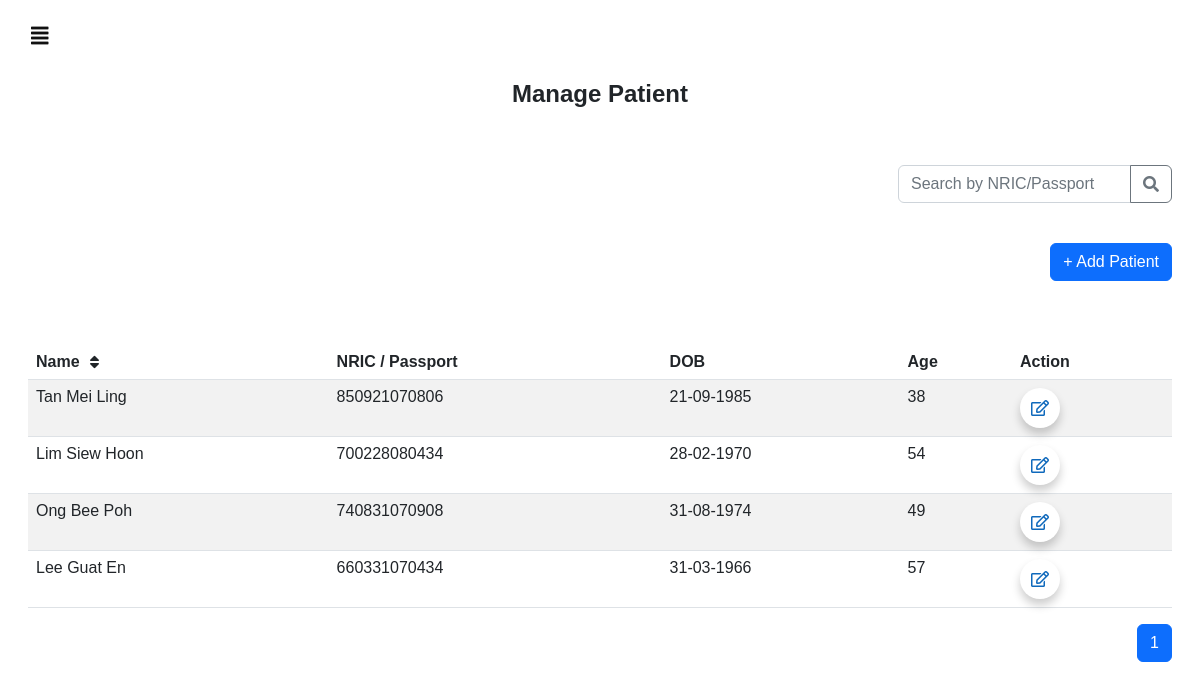
Before: /homepage/ with the older database file.
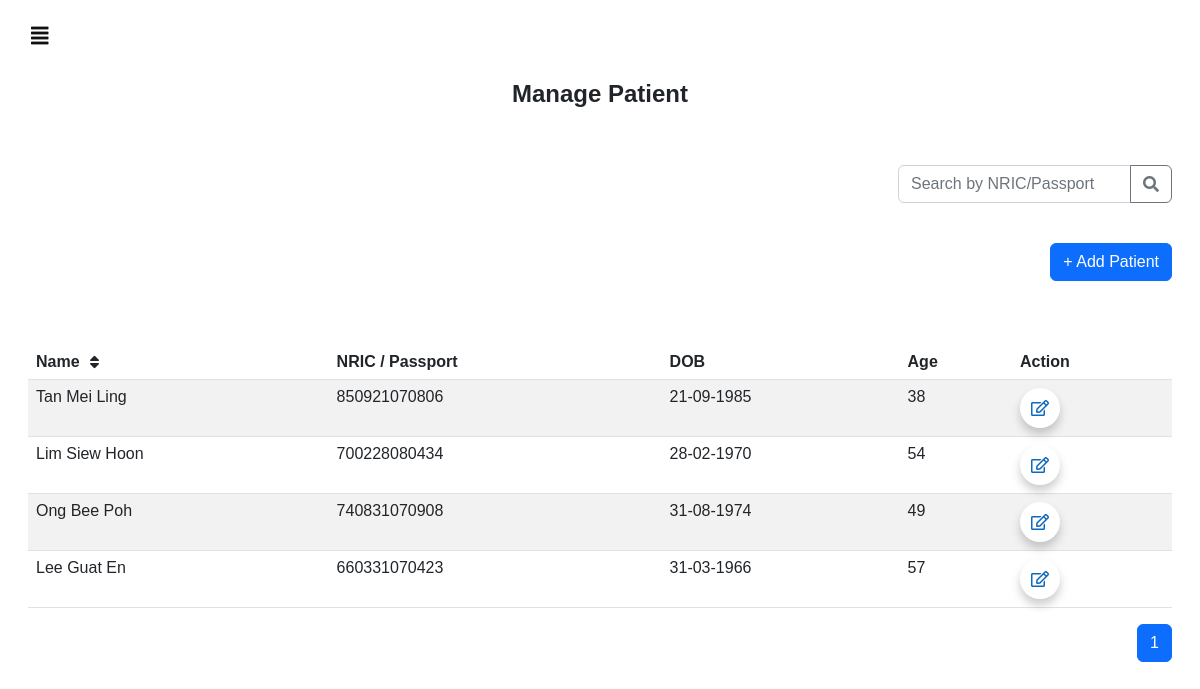
After: the same page with the newer database file.
### users/models.py (models this page shows, shortened)
class Patient(models.Model):
    fullname = models.CharField(max_length=100)
    nric_passport = models.CharField(max_length=20, unique=True)
    dob = models.DateField()
    age = models.IntegerField()
    created_at = models.DateTimeField(auto_now_add=True)
    deleted = models.BooleanField(default=False)
    allergies = models.ManyToManyField(Property, related_name='patients_with_allergy')

### users/views.py (the view)
# urls.py: path('homepage/', views.homepage, name="homepage"),
def homepage(request):
    patients = Patient.objects.filter(deleted=False).order_by('created_at')
    allergies = Property.objects.all()
    paginator = Paginator(patients,10)
    page_number = request.GET.get('page')
    page = paginator.get_page(page_number)
    max_pages = paginator.num_pages
    current_page = page.number
    page_range = range(max(1, current_page - 2), min(max_pages, current_page + 2) + 1)
    context={
        'patients': page,
        'allergies': allergies,
        'page_range': page_range
    }
    return render(request,'homepage.html', context)

### templates/homepage.html (shortened to what this page needs)
{% extends "sidebar.html" %}
{% block content %}
<html>
    <head>
    </head>
    <body>
        <br>
        <h4><center><b>Manage Patient</b></center></h4>
        <br><br>
        <div class="row justify-content-end">
            <div class="col-auto">
                <div class="input-group mb-3">
                    <input type="text" class="form-control" placeholder="Search by NRIC/Passport" id="searchInput">
                    <button class="btn btn-outline-secondary" type="button" id="searchButton">
                        <i class="fas fa-search"></i>
                    </button>
                </div>
            </div>
        </div>
        <br>
        <div class="row justify-content-end">
            <div class="col-auto">
                <button type="button" class="btn btn-primary mb-3" data-bs-toggle="modal" data-bs-target="#addPatientModal" onclick="resetPatientForm()">
                    <a href="#" class="addPatientButton">+ Add Patient</a>
                </button>
            </div>
        </div>
        <br><br>
        <table id="patient_table" class="table table-striped">
            <thead>
                <tr>
                    <th onclick="sortTable(0)">
                        <div class="header-wrapper">
                            <span>
                                Name
                                <i class="fas fa-sort" style="margin-left: 10px;"></i>
                            </span>
                        </div>
                    </th>
                    <th>NRIC / Passport</th>
                    <th>DOB</th>
                    <th>Age</th>
                    <th>Action</th>
                </tr>
            </thead>
            <tbody>
                {% for patient in patients %}
                <tr>
                    <td>{{ patient.fullname }}</td>
                    <td>{{ patient.nric_passport }}</td>
                    <td>{{ patient.dob|date:"d-m-Y" }}</td>
                    <td>{{ patient.age }}</td>
                    <td class="action-buttons">
                        <button type="button" class="btn btn-primary edit-icon-btn" data-bs-toggle="modal" data-bs-target="#editPatientModal{{ patient.id }}" title="Edit Patient"><i class="far fa-edit"></i></button>
                    </td>
                </tr>
                {% endfor %}
            </tbody>
        </table>
        <nav aria-label="Page navigation example">
            <ul class="pagination justify-content-end">
                {% for i in page_range %}
                    {% if i == patients.number %}
                    <li class="page-item active">
                        <span class="page-link">{{ i }}</span>
                    </li>
                    {% else %}
                    <li class="page-item">
                        <a class="page-link" href="?page={{ i }}">{{ i }}</a>
                    </li>
                    {% endif %}
                {% endfor %}
            </ul>
        </nav>
    </body>
</html>
{% endblock %}

Changed rows visible on the page:
changed Patient "Lee Guat En": nric_passport "660331070434" → "660331070423"
